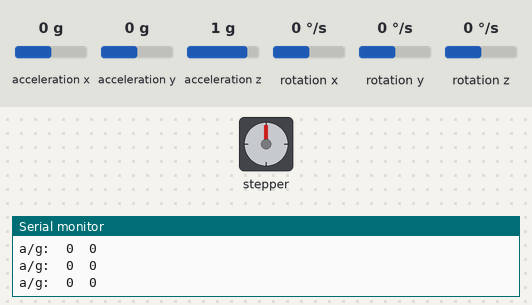
This sketch was run on a simulated ESP8266 (NodeMCU). Shown: stepper motor, the last lines printed to the serial monitor. The inputs (shaded band) are chosen by the test bench; at power-on: rotation z 0 °/s, acceleration x 0 g, acceleration y 0 g, acceleration z 1 g, rotation x 0 °/s, rotation y 0 °/s. Stepper angles assume 200 steps per turn.

Above: at 1.3 s.
1.4 s: rotation z set to -192 °/s
At 1.66 s:
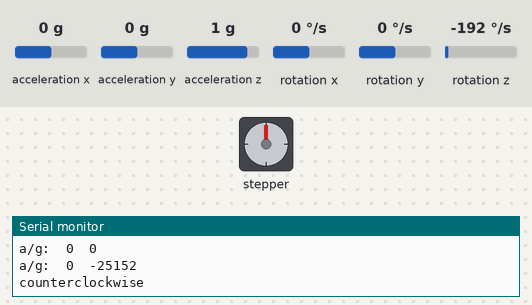
At 2.76 s:
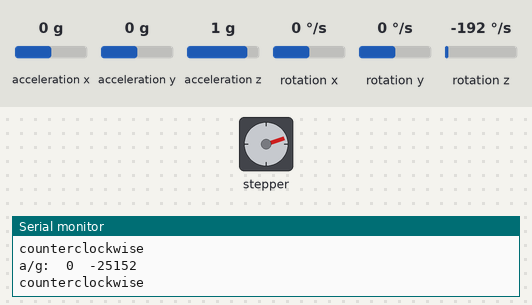
4.4 s: rotation z set to 100 °/s
At 5.27 s:
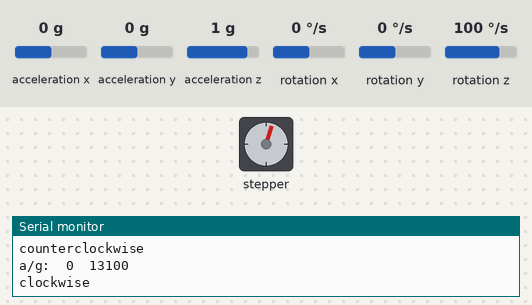
7.4 s: rotation z set to -100 °/s
10.4 s: rotation z set to 192 °/s
Timing chart, 0 to 60.9 s (numbered marks = the images above; inputs shaded):
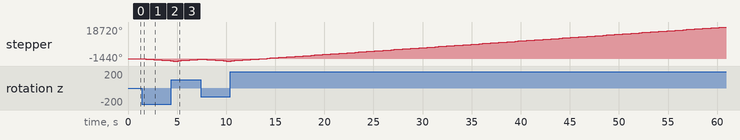

The sketch:

Senior_Design.ino
```cpp
#include "I2Cdev.h"
#include "MPU6050.h"

#include <Stepper.h>

#if I2CDEV_IMPLEMENTATION == I2CDEV_ARDUINO_WIRE
    #include "Wire.h"
#endif

MPU6050 accelgyro;

int16_t ax, ay, az;
int16_t gx, gy, gz;
const int stepsPerRevolution = 200;  // change this to fit the number of steps per revolution
// for your motor

// initialize the stepper library on pins 8 through 11:
Stepper myStepper(stepsPerRevolution, 13, 12, 14, 27);

#define OUTPUT_READABLE_ACCELGYRO
#define LED_PIN 13
bool blinkState = false;

void setup() {

    #if I2CDEV_IMPLEMENTATION == I2CDEV_ARDUINO_WIRE
        Wire.begin();
    #elif I2CDEV_IMPLEMENTATION == I2CDEV_BUILTIN_FASTWIRE
        Fastwire::setup(400, true);
    #endif
      // set the speed at 60 rpm:
    myStepper.setSpeed(150);

    Serial.begin(38400);

    // initialize device
    Serial.println("Initializing I2C devices...");
    accelgyro.initialize();

    // verify connection
    Serial.println("Testing device connections...");
    Serial.println(accelgyro.testConnection() ? "MPU6050 connection successful" : "MPU6050 connection failed");

    // configure Arduino LED pin for output
    pinMode(LED_PIN, OUTPUT);
}

void loop() {

    accelgyro.getRotation(&gx, &gy, &gz);

    #ifdef OUTPUT_READABLE_ACCELGYRO
        // display tab-separated accel/gyro x/y/z values
        Serial.print("a/g:\t");
        accelgyro.setZGyroOffset(-21);
        Serial.print(accelgyro.getZGyroOffset()); Serial.print("\t");
        Serial.println(gz);
        if(gz>30){
          Serial.println("clockwise");
          myStepper.step(stepsPerRevolution);
        }
        if(gz<-30){
            Serial.println("counterclockwise");
            myStepper.step(-stepsPerRevolution);
        }
        delay(500);
    #endif

    #ifdef OUTPUT_BINARY_ACCELGYRO
        Serial.write((uint8_t)(ax >> 8)); Serial.write((uint8_t)(ax & 0xFF));
        Serial.write((uint8_t)(ay >> 8)); Serial.write((uint8_t)(ay & 0xFF));
        Serial.write((uint8_t)(az >> 8)); Serial.write((uint8_t)(az & 0xFF));
        Serial.write((uint8_t)(gx >> 8)); Serial.write((uint8_t)(gx & 0xFF));
        Serial.write((uint8_t)(gy >> 8)); Serial.write((uint8_t)(gy & 0xFF));
        Serial.write((uint8_t)(gz >> 8)); Serial.write((uint8_t)(gz & 0xFF));
    #endif

    // blink LED to indicate activity
    blinkState = !blinkState;
    digitalWrite(LED_PIN, blinkState);
}
```

Measured:
- after the input at 1.4 s, stepper: turns 360° counter-clockwise in 0.38 s, repeating every 0.90 s
